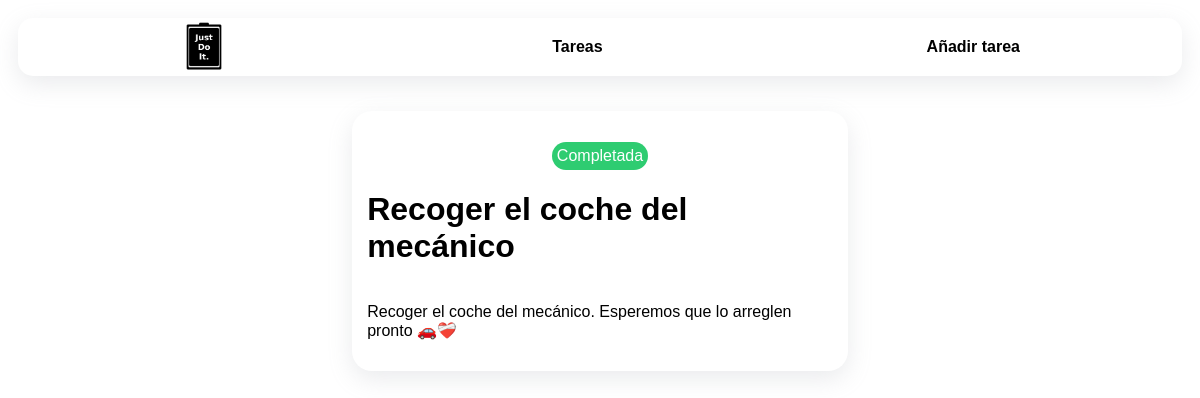
/home/tasks/recoger_coche_mecanico/, run on the app's committed database.
### justdoit/models.py (models this page shows, shortened)
class ToDo(models.Model):
    name = models.CharField(max_length=100)
    slug = models.SlugField(max_length=120, unique=True)
    description = models.TextField()
    done = models.BooleanField(default=False)
    created_at = models.DateTimeField(auto_now_add=True)
    updated_at = models.DateTimeField(auto_now=True)

### justdoit/views.py (the view)
# urls.py: path('tasks/<task_slug>/', views.task_detail, name='task_detail'),
def task_detail(request, task_slug: str):
    task = ToDo.objects.get(slug=task_slug)
    return render(request, 'justdoit/tasks/detail.html', dict(task=task))

### justdoit/templates/justdoit/tasks/detail.html (shortened to what this page needs)
{% load static %}
<!DOCTYPE html>
<html lang="en">
<head>
  <link rel="stylesheet" href="{% static 'justdoit/detail.css' %}">
  <link rel="stylesheet" href="{% static 'justdoit/nav.css' %}">
</head>
{% block body %}
  <header>
    <img width="5%" src="{% static 'assets/logo.png' %}">
    <a class="link_bttn" href="{% url 'justdoit:task_list' %}" target="_blank">Tareas</a>
    <a class="link_bttn" href="{% url 'justdoit:add_task' %}" target="_blank">Añadir tarea</a>
  </header>
  {% if task.done %}
    <div class="task done">
      <p class="task_status dn">Completada</p>
      <h1>{{ task.name }}</h1>
      <p>{{ task.description }}</p>
    </div>
  {% else %}
    <div class="task pending">
      <p class="task_status pnd">Pendiente</p>
      <h1>{{ task.name }}</h1>
      <p>{{ task.description }}</p>
    </div>
  {% endif %}
{% endblock body %}

### justdoit/static/justdoit/detail.css (style rules this page uses)
.task { display: flex; flex-direction: column; align-items: center; max-width: 40%; background-color: white; border-radius: 20px; padding: 15px; box-shadow: rgba(149, 157, 165, 0.2) 0px 8px 24px; font-family: Impact, Haettenschweiler, "Arial Narrow Bold", sans-serif; }
.task_status { color: white; padding: 5px; border-radius: 15px; margin-bottom: 0px; }
.dn { background-color: #2ecc71; }

### justdoit/static/justdoit/nav.css (style rules this page uses)
header { display: flex; justify-content: space-around; align-items: center; background-color: white; margin: 0 auto; border-radius: 15px; transition: 0.6s; box-shadow: rgba(149, 157, 165, 0.2) 0px 8px 24px; margin-bottom: 35px; }
a { text-decoration: none; font-family: Impact, Haettenschweiler, "Arial Narrow Bold", sans-serif; color: black; font-weight: bold; }
.link_bttn { padding: 5px; border-radius: 15px; transition: 0.3s; }

### data on the page
ToDo: name "Recoger el coche del mecánico", description "Recoger el coche del mecánico. Esperemos que lo arreglen pronto 🚗❤️‍🩹"
